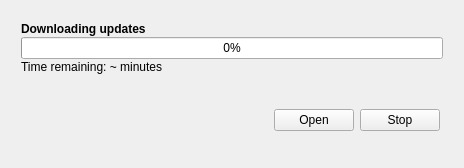
<?xml version="1.0" encoding="UTF-8"?>
<ui version="4.0">
    <class>ZDownloader</class>
    <widget class="QWidget" name="ZDownloader">
        <property name="windowModality">
            <enum>Qt::ApplicationModal</enum>
        </property>
        <property name="geometry">
            <rect>
                <x>0</x>
                <y>0</y>
                <width>464</width>
                <height>168</height>
            </rect>
        </property>
        <property name="sizePolicy">
            <sizepolicy hsizetype="Minimum" vsizetype="Minimum">
                <horstretch>0</horstretch>
                <verstretch>0</verstretch>
            </sizepolicy>
        </property>
        <property name="windowTitle">
            <string>Updater</string>
        </property>
        <layout class="QVBoxLayout" name="verticalLayout">
            <property name="spacing">
                <number>0</number>
            </property>
            <property name="leftMargin">
                <number>12</number>
            </property>
            <property name="topMargin">
                <number>12</number>
            </property>
            <property name="rightMargin">
                <number>12</number>
            </property>
            <property name="bottomMargin">
                <number>12</number>
            </property>
            <item>
                <widget class="QWidget" name="widget" native="true">
                    <layout class="QHBoxLayout" name="horizontalLayout">
                        <property name="spacing">
                            <number>0</number>
                        </property>
                        <property name="leftMargin">
                            <number>0</number>
                        </property>
                        <property name="topMargin">
                            <number>0</number>
                        </property>
                        <property name="rightMargin">
                            <number>0</number>
                        </property>
                        <property name="bottomMargin">
                            <number>0</number>
                        </property>
                        <item>
                            <widget class="QWidget" name="progressFrame" native="true">
                                <layout class="QVBoxLayout" name="verticalLayout_2">
                                    <property name="spacing">
                                        <number>0</number>
                                    </property>
                                    <item>
                                        <widget class="QLabel" name="downloadLabel">
                                            <property name="font">
                                                <font>
                                                    <weight>75</weight>
                                                    <bold>true</bold>
                                                </font>
                                            </property>
                                            <property name="text">
                                                <string>Downloading updates</string>
                                            </property>
                                        </widget>
                                    </item>
                                    <item>
                                        <widget class="QProgressBar" name="progressBar">
                                            <property name="minimumSize">
                                                <size>
                                                    <width>320</width>
                                                    <height>0</height>
                                                </size>
                                            </property>
                                            <property name="value">
                                                <number>0</number>
                                            </property>
                                            <property name="invertedAppearance">
                                                <bool>false</bool>
                                            </property>
                                        </widget>
                                    </item>
                                    <item>
                                        <widget class="QLabel" name="timeLabel">
                                            <property name="text">
                                                <string>Time remaining: ~ minutes</string>
                                            </property>
                                        </widget>
                                    </item>
                                </layout>
                            </widget>
                        </item>
                    </layout>
                </widget>
            </item>
            <item>
                <widget class="QWidget" name="buttonFrame" native="true">
                    <layout class="QHBoxLayout" name="horizontalLayout_2">
                        <property name="leftMargin">
                            <number>12</number>
                        </property>
                        <property name="topMargin">
                            <number>12</number>
                        </property>
                        <property name="rightMargin">
                            <number>12</number>
                        </property>
                        <property name="bottomMargin">
                            <number>12</number>
                        </property>
                        <item>
                            <spacer name="buttonSpacer">
                                <property name="orientation">
                                    <enum>Qt::Horizontal</enum>
                                </property>
                                <property name="sizeHint" stdset="0">
                                    <size>
                                        <width>40</width>
                                        <height>20</height>
                                    </size>
                                </property>
                            </spacer>
                        </item>
                        <item>
                            <widget class="QPushButton" name="openButton">
                                <property name="text">
                                    <string>Open</string>
                                </property>
                            </widget>
                        </item>
                        <item>
                            <widget class="QPushButton" name="stopButton">
                                <property name="text">
                                    <string>Stop</string>
                                </property>
                            </widget>
                        </item>
                    </layout>
                </widget>
            </item>
        </layout>
    </widget>
    <resources />
    <connections />
</ui>
